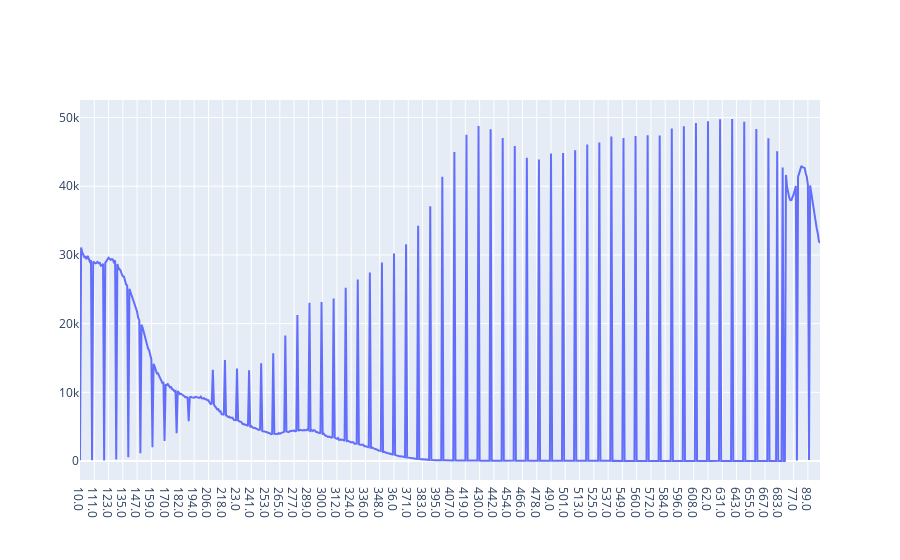

Notebook code cell kept with this figure:
### Code cell
fig = go.Figure()
airTime = go.Line(x = df.index, y = df.YEAR)
fig.add_trace(airTime)
fig.show()

### Figure 1 — Plotly figure (JSON) as saved in the notebook; plotly's stock layout.template omitted (floating-point values rounded to 4 significant figures; data arrays with more than 128 entries replaced by an {"elided": "..."} marker saying what was removed)
{"data": [{"type": "scatter", "x": {"elided": "675 str values"}, "y": {"elided": "675 int values"}}], "layout": {}}
